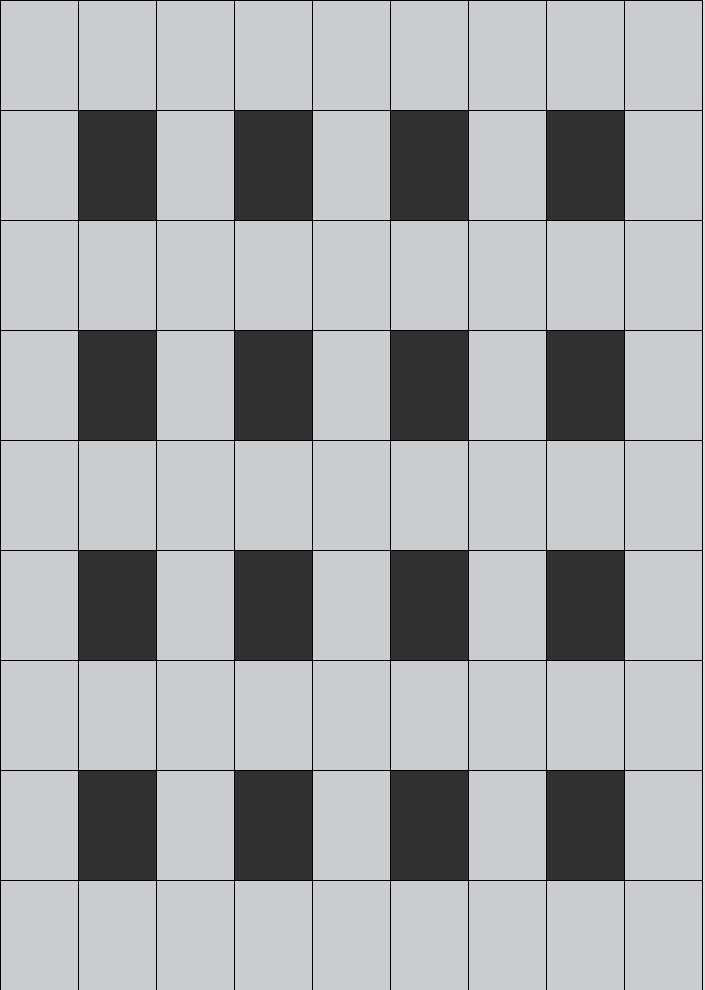
Frame 1 (no input)
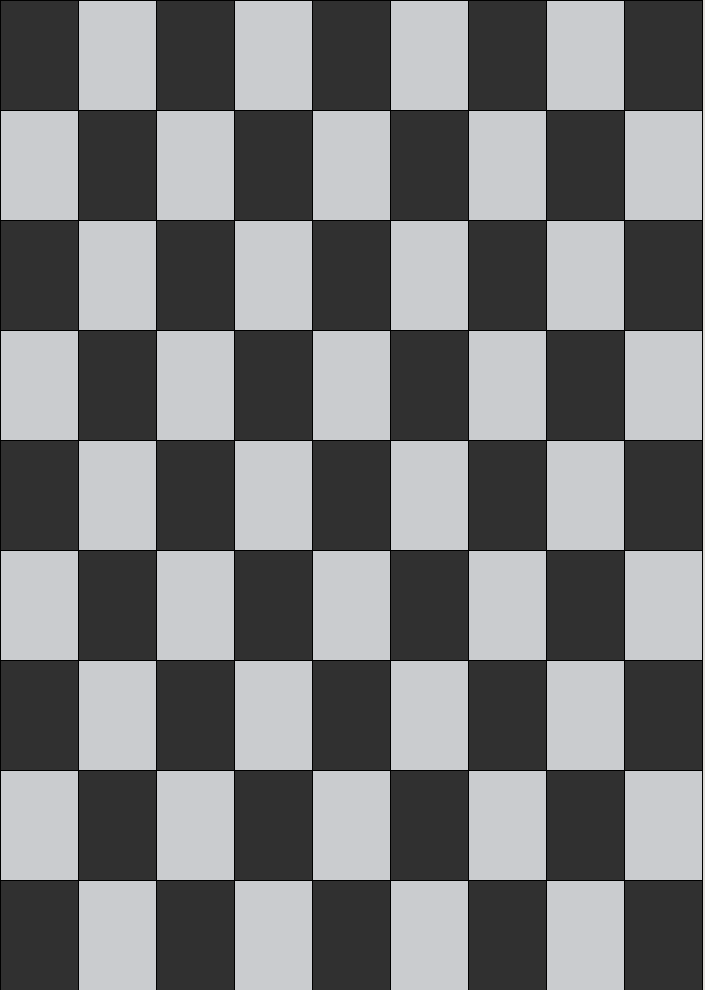
Frame 60 (the mouse pressed at the canvas centre just before this capture)
Frame 120 (the mouse held since frame 60 and released just before this capture): identical to frame 60, image omitted

The Processing sketch that drew these frames (run headless with seeded random() and noise(); from frame 60 on, the mouse is pressed at the canvas centre):

// Processing sketch: day2_4
// ── day2_4.pde
int myRange = 9;
float rectWidth;
float rectHeight;
String grey = "#CACCCF";
String white = "#E1DFDB";
int myOsc = 1;
// change me below
float speed = 0.2;


void setup() {
  size(705, 990);
}


void draw() {
  rectWidth = width/ myRange;
  rectHeight = height/ myRange;
  background(#E1DFDB);
  fill(#303030);
  
  if ((frameCount*speed)%2==0){
    myOsc = 0;
  }
  if ((frameCount*speed)%2==1){
    myOsc = 1;
  }


  for (int x = 0; x<myRange; x++) {
    for (int y = 0; y<myRange; y++) {
      if(x%2==myOsc&&y%2==myOsc){
        fill(#303030);
      }
      else if(x%2==1&&y%2==1){
        fill(#303030);
      }
      else{
        fill(#CACCCF);
      }
      rect(x*rectWidth,y*rectHeight,rectWidth,rectHeight);
    }
  }
}
